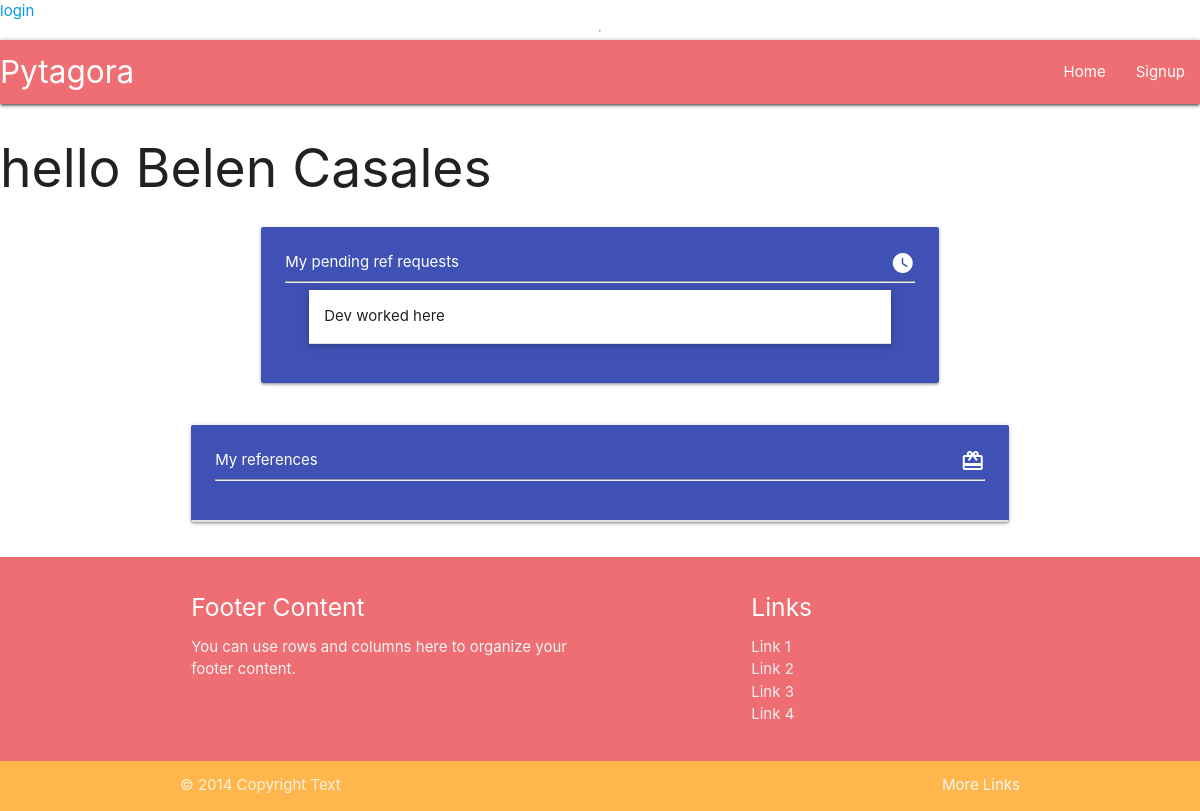
The app's page /profile/15/, older data.
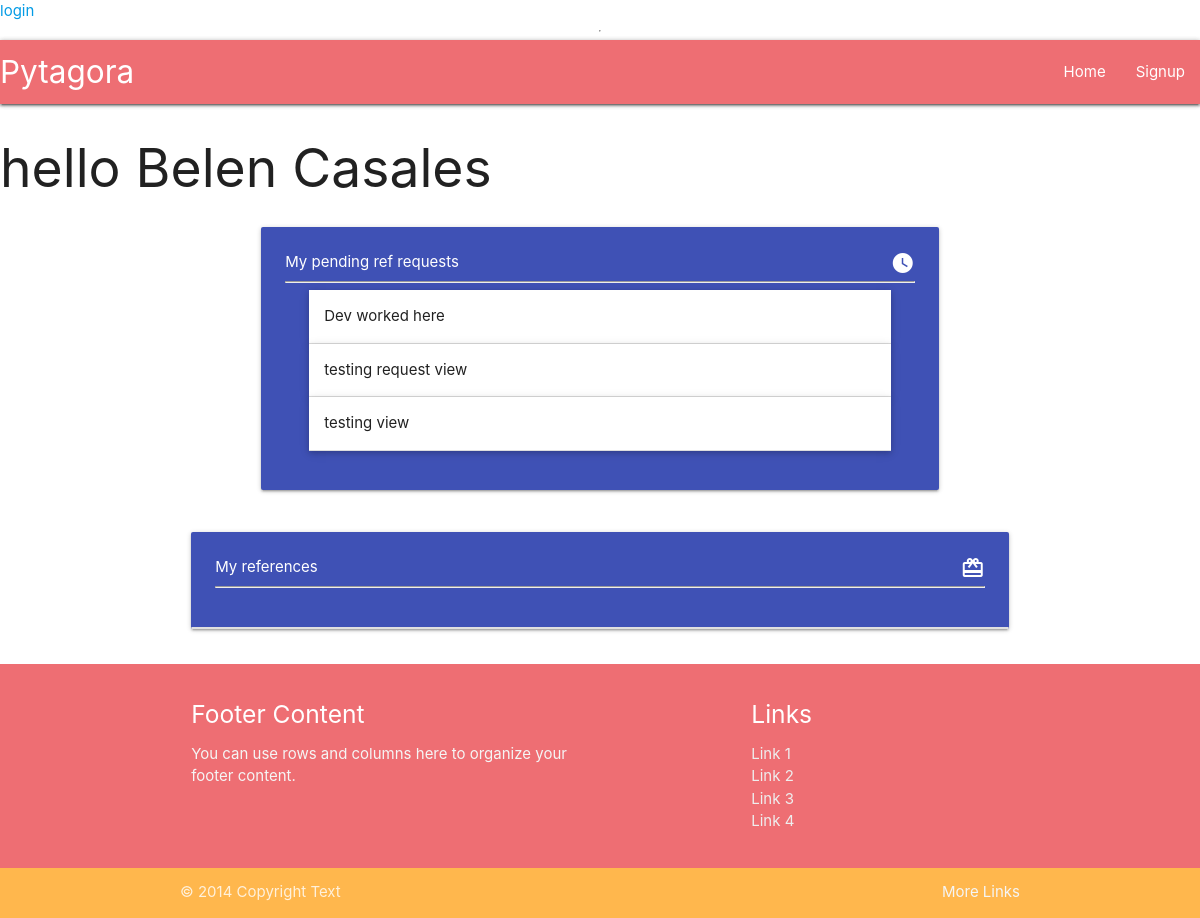
The same page, newer data.
### userprofile/models.py (models this page shows, shortened)
class RefRequest(models.Model):
    profile = models.ForeignKey(Profile, verbose_name=_("profile"), on_delete=models.CASCADE)
    company_name = models.CharField(_("company name"), max_length=100, null=True, blank=True)
    date_from = PartialDateField( verbose_name=_("date from"))
    date_to = PartialDateField(verbose_name=_("date to"))
    to_email = models.EmailField(_("to email"), max_length=254, null=True, blank=True)
    UNINITIATED = "UNIN"
    PENDING = "PEND"
    COMPLETE = "COMP"
    STATUS_CHOICES = [
        (UNINITIATED, "Uninitiated"),
        (PENDING, "Pending"),
        (COMPLETE, "Complete"),
    ]
    status = models.CharField(_("status"), max_length=4, choices=STATUS_CHOICES, default=UNINITIATED,)
    time_sent = models.DateTimeField(_("time_sent"), auto_now_add=True, null=True)
    class Meta:
        verbose_name = "Reference request"
        verbose_name_plural = "Reference requests"

### userprofile/views.py (the view)
# urls.py: path("profile/<int:pk>/", ProfileView.as_view(), name ="profile"),
class ProfileView(ListView):
    model = RefRequest
    def get(self, request, *args, **kwargs):
        profile = Profile.objects.get(id=kwargs["pk"])
        requests = profile.refrequest_set.all()
        return render(
            self.request,
            "userprofile/profile.html",
            {
                "profile": profile,
                "requests": requests,
            })

### userprofile/models.py (called while the page is built)
    def __str__(self):
        return f"{self.first_name} {self.last_name}"

### userprofile/templates/userprofile/profile.html (shortened to what this page needs)
{% extends "base.html" %}
{% block content %}
    <h2>hello {{ profile }}</h2>
    <div class="container">
        {% include "./components/profile_pending_requests.html" %}
        <div class="row">
            <div class="col s12">
                <div class="card indigo">
                    <div class="card-content">
                        <span class="white-text">My references <i class="material-icons right">redeem</i></span>
                        <hr/>
                    </div>
                    <div class=" collection">
                    </div>
                </div>
            </div>
        </div>
    </div>
{% endblock content %}

### userprofile/templates/userprofile/components/profile_pending_requests.html (shortened to what this page needs)
<div class="row">
    <div class="col s12 l10 offset-l1">
        <div class="card-panel indigo">
            <span class="white-text ">My pending ref requests <i class="material-icons right" >watch_later</i> </span>
            <hr/>
            <ul class="collapsible popout">
            {% for request in requests %}
                {% if request.status == "PEND" %}
                <li>
                    <div class="collapsible-header"> <span class="truncate">{{ request.company_name }}</span></div>
                  </li>
                  {% endif %}
            {% endfor %}
             </ul>
        </div>
    </div>
</div>

Row changes from the older to the newer data that the page shows:
added RefRequest: company_name "testing request view"
added RefRequest: company_name "testing view"
